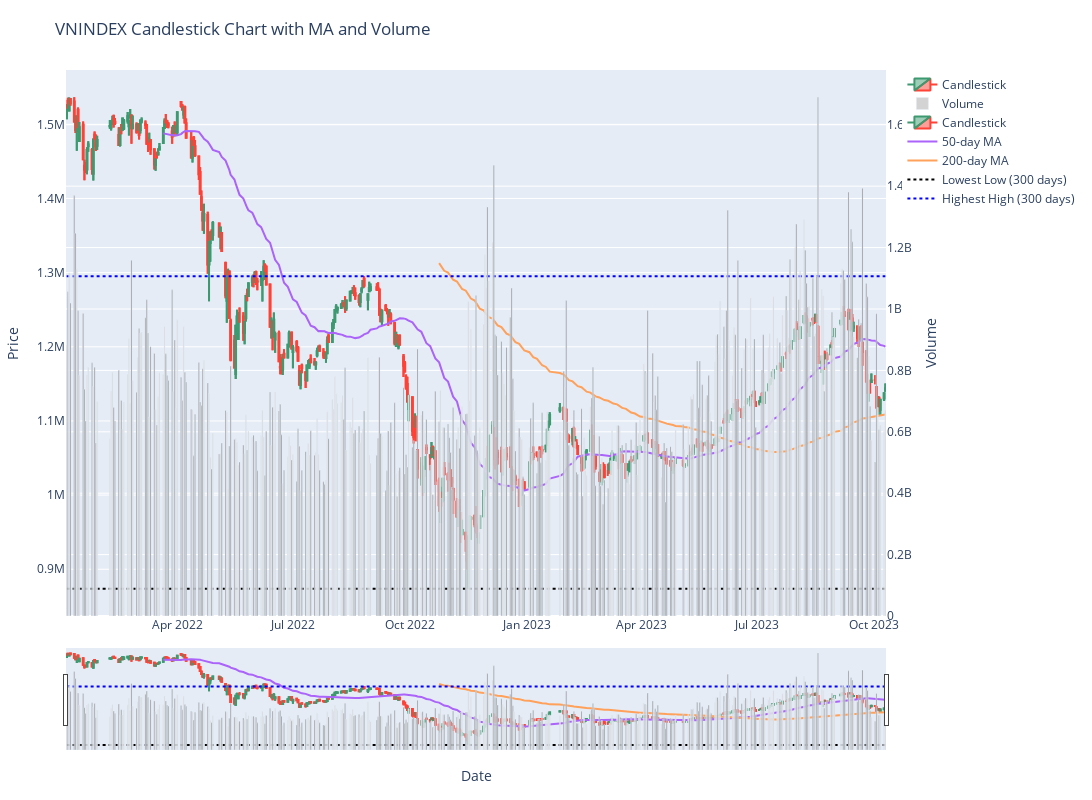

Source (notebook cell):
### Markdown cell above
Bạn có thể điều chỉnh lại các thông số của hàm cho phù hợp, loại bỏ các thông số không cần thiết khi gọi hàm sẽ cho phép hàm sử dụng giá trị cài đặt mặc định, hoặc bạn điều chỉnh bằng cách cung cấp tham số mới vào. Ngoài ra bạn có thể tương tác trực tiếp với đồ thị, ví dụ click vào thông tin chú thích tương tứng từng loại dữ liệu để bật/tắt chúng mà không cần can thiệp vào dòng lệnh.

Các tham số của hàm bao gồm:

- df : DataFrame chứa dữ liệu giá định dạng OHLC
- ma_periods: Các dải MA cần tính toán, nhập vào dưới dạng một danh sách. Ví dụ [10, 50, 200] sẽ cho phép tính MA10, MA50, MA200. Bạn có thể nhập bao nhiêu dải MA tùy thích.
- show_volume: True để hiển thị thông tin khối lượng giao dịch, False để ẩn.
- reference_period: Số ngày để tính toán đường tham chiếu đỉnh/đáy của giá Ví dụ 90.
- figure_size: Kích thước đồ thị, nhập dưới dạng tupple ví dụ (15, 8) thể hiện 1500 x 800px.
- title: Tên của đồ thị.
- x_label: Nhãn trục x (hoành)
- y_label: Nhãn trục y (tung)
- colors: Mã màu thể hiện cho khối lượng giao dịch trong những ngày giá cổ phiếu tăng/giảm, được nhập dưới dạng tupple. Ví dụ ('#00F4B0', '#FF3747').
- reference_color: Cặp mã màu cho đường hỗ trợ (lowest low), kháng cự (highest high) được nhập vào dưới dạng tupple. Ví dụ ('black', 'blue')

### Code cell
from vnstock import * #import all functions

df = stock_historical_data(symbol='VNINDEX', start_date='2022-01-01', end_date='2023-10-10', resolution='1D', type='index')
fig = candlestick_chart(df, 
                  title='VNINDEX Candlestick Chart with MA and Volume', x_label='Date', y_label='Price', ma_periods=[50,200], 
                  show_volume=True, figure_size=(15, 8), reference_period=300, 
                  colors=('lightgray', 'gray'), reference_colors=('black', 'blue'))
fig.show()

### Figure 1 — Plotly figure (JSON) as saved in the notebook; plotly's stock layout.template omitted (floating-point values rounded to 4 significant figures; data arrays with more than 128 entries replaced by an {"elided": "..."} marker saying what was removed)
{"data": [{"close": {"elided": "439 int values"}, "high": {"elided": "439 int values"}, "low": {"elided": "439 int values"}, "name": "Candlestick", "open": {"elided": "439 int values"}, "type": "candlestick", "x": {"elided": "439 str values"}}, {"marker": {"color": {"elided": "439 str values"}}, "name": "Volume", "type": "bar", "x": {"elided": "439 str values"}, "y": {"elided": "439 int values"}, "yaxis": "y2"}, {"close": {"elided": "439 int values"}, "high": {"elided": "439 int values"}, "low": {"elided": "439 int values"}, "name": "Candlestick", "open": {"elided": "439 int values"}, "type": "candlestick", "x": {"elided": "439 str values"}}, {"mode": "lines", "name": "50-day MA", "type": "scatter", "x": {"elided": "439 str values"}, "y": {"elided": "439 float values"}}, {"mode": "lines", "name": "200-day MA", "type": "scatter", "x": {"elided": "439 str values"}, "y": {"elided": "439 float values"}}, {"line": {"color": "black", "dash": "dot"}, "mode": "lines", "name": "Lowest Low (300 days)", "type": "scatter", "x": {"elided": "439 str values"}, "y": {"elided": "439 int values"}}, {"line": {"color": "blue", "dash": "dot"}, "mode": "lines", "name": "Highest High (300 days)", "type": "scatter", "x": {"elided": "439 str values"}, "y": {"elided": "439 int values"}}], "layout": {"height": 800, "margin": {"b": 50, "l": 50, "r": 50, "t": 70}, "title": {"text": "VNINDEX Candlestick Chart with MA and Volume"}, "width": 1500, "xaxis": {"rangeslider": {"visible": true}, "title": {"text": "Date"}}, "yaxis": {"title": {"text": "Price"}}, "yaxis2": {"overlaying": "y", "side": "right", "title": {"text": "Volume"}}}}
